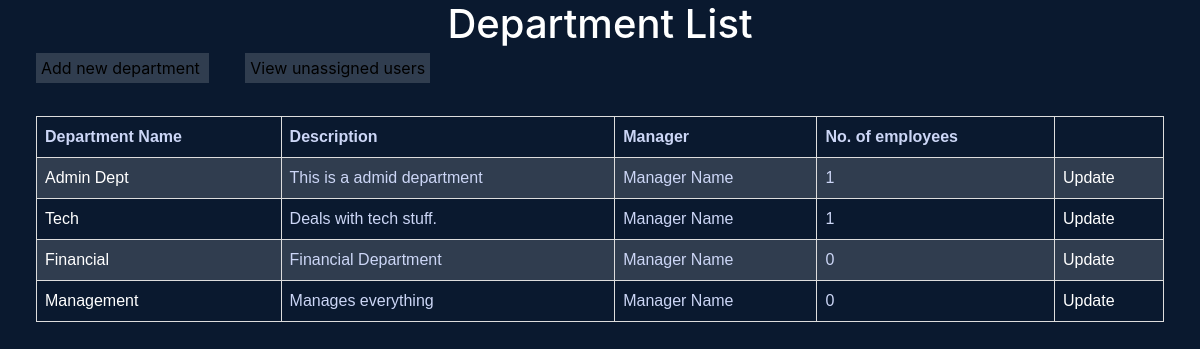
Before: /ad/department-list (signed in) with the older database file.
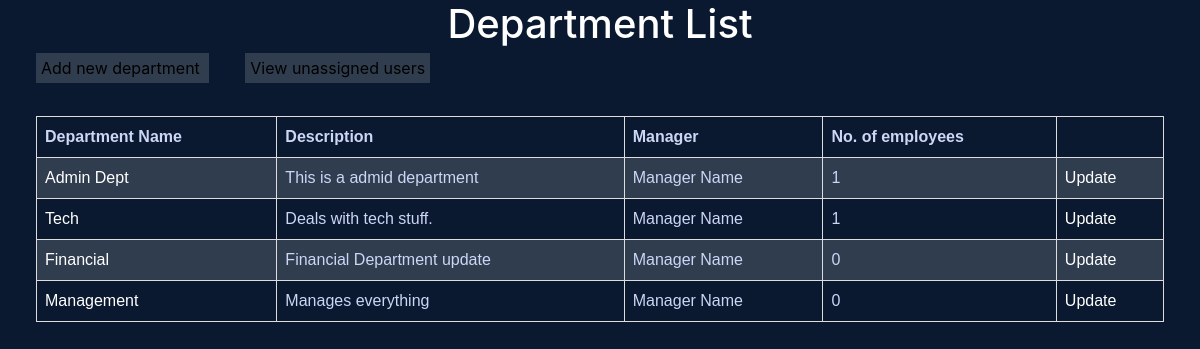
After: the same page with the newer database file.
### core/models.py (models this page shows, shortened)
class Department(models.Model):
	name = models.CharField(max_length=60)
	description = models.CharField(max_length=264)

### assignment/views.py (the view)
# urls.py: path('department-list', DepartmentList.as_view(), name='department-list'),
class DepartmentList(AdminRequiredMixin, ListView):
	template_name = "assignment/departmentlist.html"
	model = Department
	context_object_name = 'department'
	def get_context_data(self, **kwargs):
		context = super().get_context_data(**kwargs)
		context['department'] = Department.objects.all()
		context['department_count'] = []
		for dept in context['department']:
			count = {
				'department_name': dept.name,
				'count' : EmployeeJobInfo.objects.filter(department=dept).count()
			}
			context['department_count'].append(count)
		return context

### assignment/views.py (called while the page is built)
    def dispatch(self, request, *args, **kwargs):
        usr = request.user
        if usr.is_authenticated and usr.is_superuser:
            pass
        else:
            return redirect('core:index')
        return super().dispatch(request, *args, **kwargs)

### assignment/templates/assignment/departmentlist.html
{% extends 'core/base.html' %}
{% block content %}
	<h1>Department List</h1>
	<a class='add-dept' href="{% url 'createMode:create-departent' %}">
		Add new department
	</a>
	<a class='add-dept' href="{% url 'assignment:unassigned-list' %}">
		View unassigned users
	</a>
	<table>
		<tr>
			<th>Department Name</th>
			<th>Description</th>
			<th>Manager</th>
			<th>No. of employees</th>
			<th></th>
		</tr>
			{% for department in department %}
				<tr>
			    	<td> <a href="{% url 'assignment:userlist' department.pk %}">
			    		{{ department.name}}
			    	</a></td>
			    	<td> {{ department.description }}</td>
			    	<td> Manager Name</td>
			    	<td>
			    		{% for dept in department_count  %}
							{% if dept.department_name == department.name %}
								{{ dept.count }}
							{% endif %}
					{% endfor %}
			    	</td>
			    	<td>
			    		<a href="{% url 'createMode:update-department' department.pk %}">Update</a>
			    	</td>
			    </tr>
			{% endfor %}
	</table>
{% endblock %}

Changed rows visible on the page:
changed Department "Financial": description "Financial Department" → "Financial Department update"
